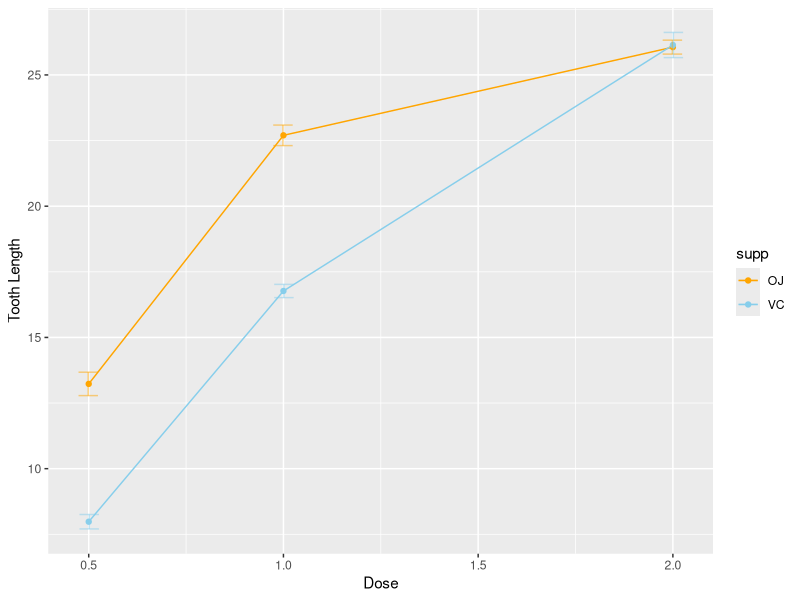

Source code (R):
## ---- chunk 1
#| label: "RCall"
#| eval: true

library(ggplot2)
library(dplyr)

df <- ToothGrowth %>%
  group_by(supp, dose) %>%
  summarise(
    se = sd(len) / n(), 
    len = mean(len), 
    n = n())

ggplot(df, aes(x = dose, y = len, group = supp, color = supp)) + 
  geom_line() +
  geom_point() +
  geom_errorbar(aes(ymin = len - se, ymax = len + se), width = 0.1, alpha = 0.5,
  position = position_dodge(0.005)) +  
  scale_color_manual(values = c(VC = "skyblue", OJ = "orange")) + 
  labs(x = "Dose", y = "Tooth Length")

